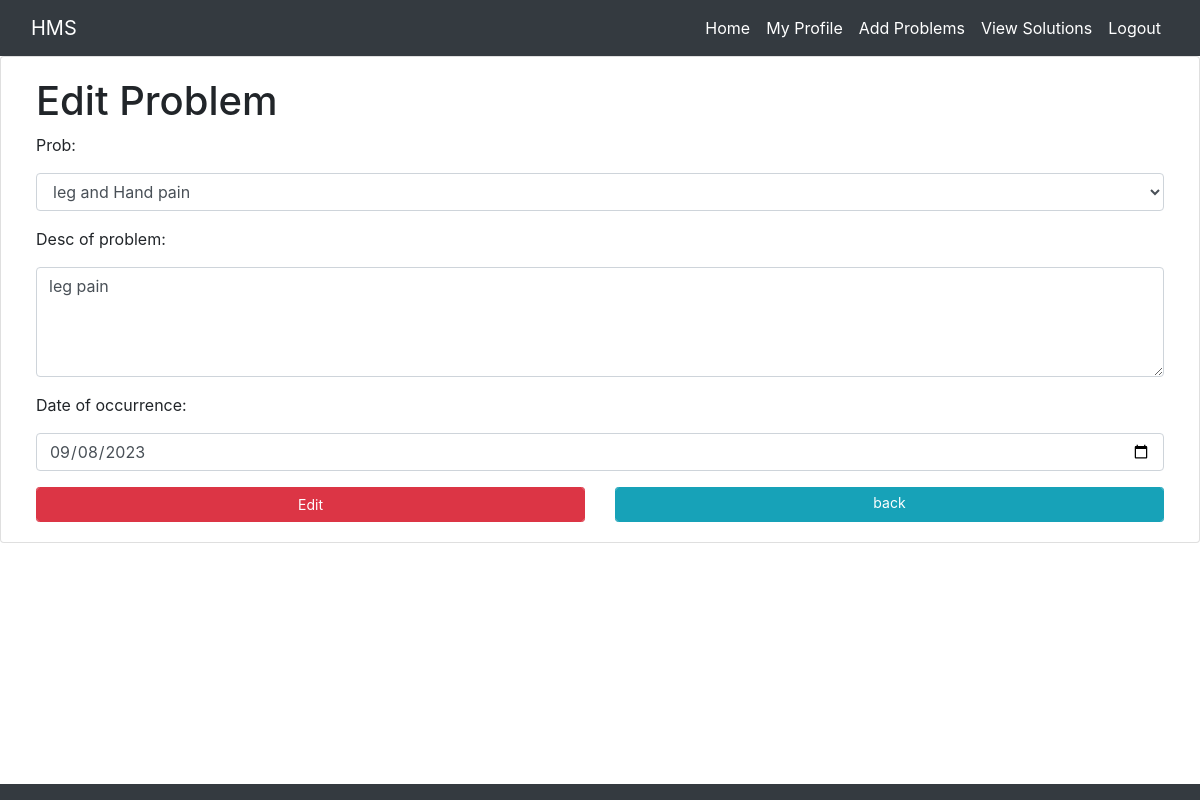
Screenshot of /edit-problem/1/ (signed in) with the database file from the repository.
### hospital/models.py (models this page shows)
class Problem(models.Model):
	patient_by = models.ForeignKey(User, on_delete=models.CASCADE)
	p_list = [
		('P' , 'select your problem'),
		('Orthopaedics','leg and Hand pain'),
		('Orthopaedics','neck and Back pain'),
		('Cardiology','chest pain'),
		('Neurology','head pain'),
		('Stomach','stomach pain'),
		('ENT','cough and cold and ear'),
		('General Medicine','others')
	]
	p_status = [
		('Success','Success'),
		('Pending','Pending')
	]
	prob = models.CharField(default='P',choices=p_list,max_length=50)
	desc_of_problem = models.TextField()
	date_of_occurrence = models.DateField()
	req_date = models.DateField(auto_now=True)
	problem_status = models.CharField(default='Pending',choices=p_status,max_length=50)

### hospital/views.py (the view)
# urls.py: path('edit-problem/<int:problem_id>/', views.edit_problem, name='edit_problem'),
def edit_problem(request, problem_id):
    problem = get_object_or_404(Problem, pk=problem_id)
    if request.method == 'POST' :
        form = ProblemForm(request.POST, instance=problem)
        if form.is_valid():
            form.save()
            return redirect('/create-problem')
    else:
        form = ProblemForm(instance=problem)
    return render(request, 'edit_problem.html', {'form': form, 'problem': problem})

### hospital/forms.py
class ProblemForm(forms.ModelForm):
	class Meta:
		model = Problem
		fields = ['prob','desc_of_problem','date_of_occurrence']
		widgets = {
			'prob' : forms.Select(attrs={
				'class' : 'form-control my-2',
				'placeholder' : 'Select your problem'
			}),
			'desc_of_problem' : forms.Textarea(attrs={
				'class' : 'form-control my-2',
				'placeholder' : 'desc of problem',
				'rows' : 4,
			}),
			'date_of_occurrence' : forms.TextInput(attrs={
				'class' : 'form-control my-2',
				"type":"date",
			})
		}

### hospital/templates/edit_problem.html (shortened to what this page needs)
{% extends 'Base.html' %}
{% block content %}
<div class="card mx-auto my-auto col-md">
    <div class="card-body">
        <h1>Edit Problem</h1>
    <form method="post">
        {{ form.as_p }}
        <div class="row">
        <div class="col">
            {% if problem.problem_status == 'Success' %}
            <input type="submit" value="Edit" class="btn btn-danger btn-sm form-control" disabled>
            {% else %}
            <input type="submit" value="Edit" class="btn btn-danger btn-sm form-control">
            {% endif %}
        </div>
        <div class="col">
            <a href="{% url 'create_problem' %}" class="btn btn-info btn-sm form-control">back</a>
        </div>
        </div>
    </form>
    </div>
</div>
{% endblock content %}

### rows the page displays
Problem: prob "leg and Hand pain", desc_of_problem "leg pain", date_of_occurrence "09/08/2023"
